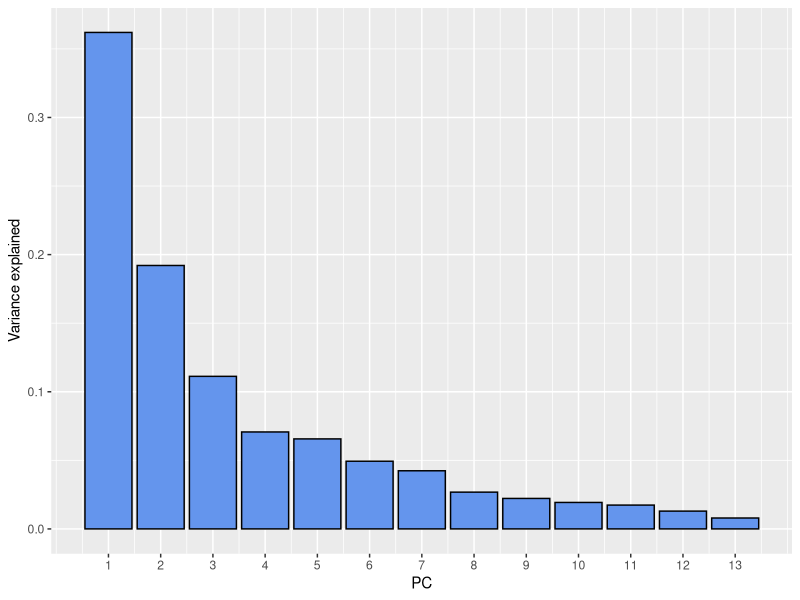
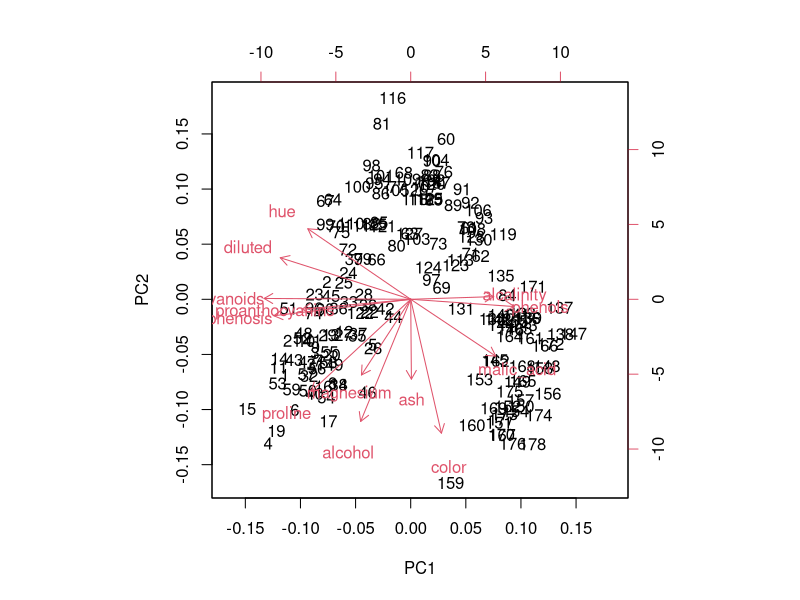
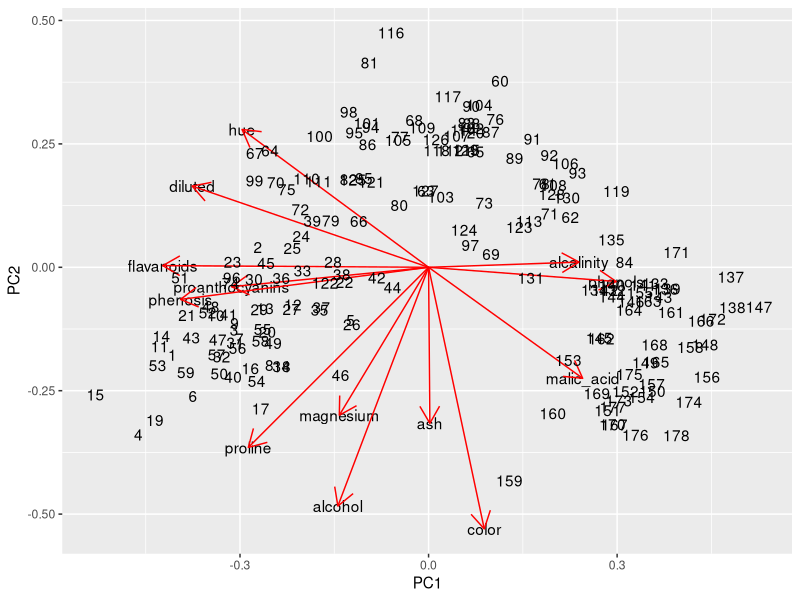

R code for these plots, in order:
## ---- chunk 1
library(tidyverse)
wine <- read.table('./wine.txt', header = TRUE)
## ---- chunk 2
cor_df <- wine %>% select(-class) %>% cor %>% abs %>% as.data.frame
cor_df$feature1 <- colnames(cor_df)
gather(cor_df, key = feature2, value = cor, -feature1) %>% 
  filter(feature1 != feature2) %>% arrange(-cor) %>% 
  filter(!duplicated(cor)) %>% head(10)
## ---- chunk 3
wine_pca <- wine %>% select(-class) %>% apply(2, scale) %>% 
  prcomp
## ---- chunk 4
library(broom)
?augment.prcomp
tidy(wine_pca, 'pcs') %>% 
  ggplot(aes(PC, percent)) +
  geom_bar(stat = 'identity', fill = 'cornflowerblue', col = 'black') +
  ylab('Variance explained') + 
  scale_x_continuous(breaks = 1:13,
        labels = 1:13)
## ---- chunk 5
biplot(wine_pca)
## ---- chunk 6
gg_biplot <- function(pca_object, 
                      components = c(1, 2)){
  stopifnot( class(pca_object) == 'prcomp' )
  loadings <- pca_object$rotation[,components] %>% 
    as.data.frame %>% mutate(features = rownames(.)) %>% 
    mutate(origin = 0) # this to help the segment
  cols <- colnames(loadings)
  
  plot <- ggplot(loadings, aes_string(cols[1], cols[2])) +
    geom_text(aes(label = features)) +
    geom_segment(aes_string(x = 'origin', y = 'origin', xend = cols[1], yend = cols[2]),
                 arrow = arrow(length = unit(0.5, "cm")), color = 'red')
    
  cases <- pca_object$x[,components] %>% as.data.frame
  
  loadings_max   <- loadings[ ,1:2] %>% apply(2, range) %>% abs %>% max
  projections_max <- cases %>% abs %>% max
  
  cases <- (cases * (loadings_max / projections_max)) %>% mutate(nr = 1:nrow(cases))
  # scale the cases so the fit into the plot neatly
 
  plot +
    geom_text(data = cases, aes(label = nr))
}

gg_biplot(wine_pca, c(1, 2))
